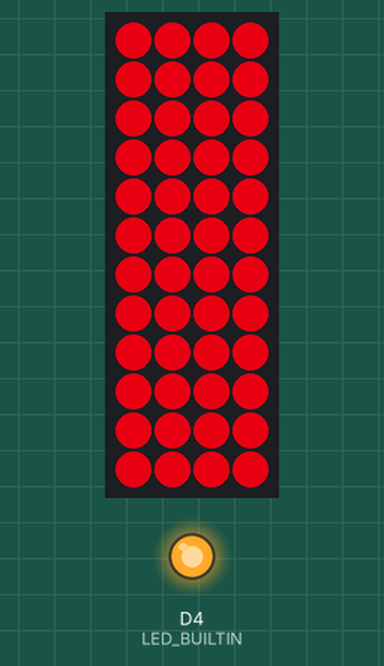
A program run on a simulated ESP8266 (Wemos D1 mini). Parts: 4×12 RGB LED matrix (first LED top left, wired row by row), output pins drawn as LEDs (lit = HIGH, except the on-board LED, lit = LOW). Dim RGB values are drawn brighter than linear.

Above: at 3.1 s.
At 7.1 s:
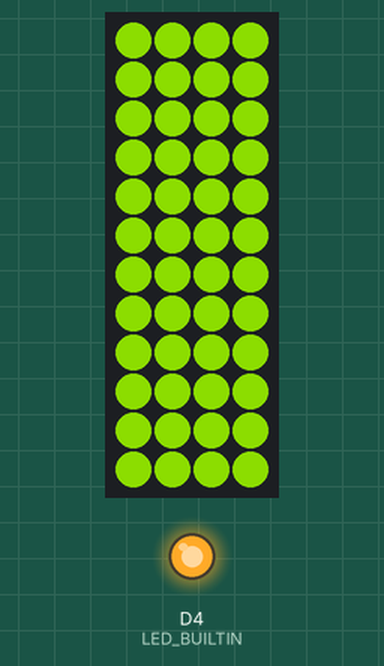
At 12.1 s:
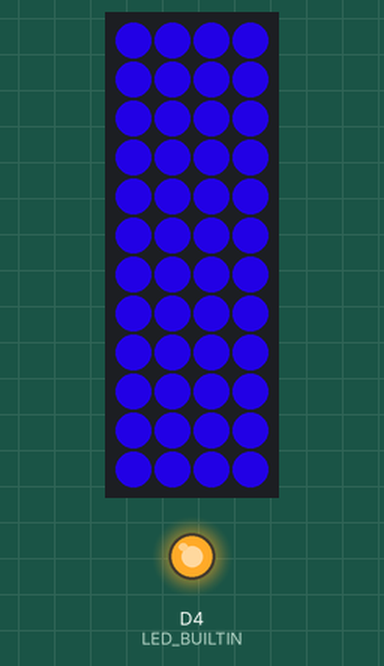
At 21.1 s:
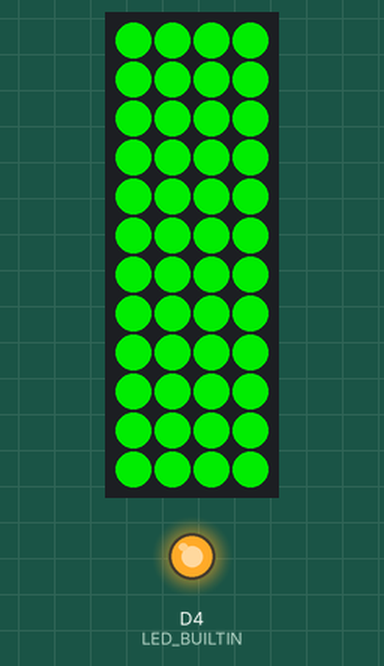
At 31.1 s:
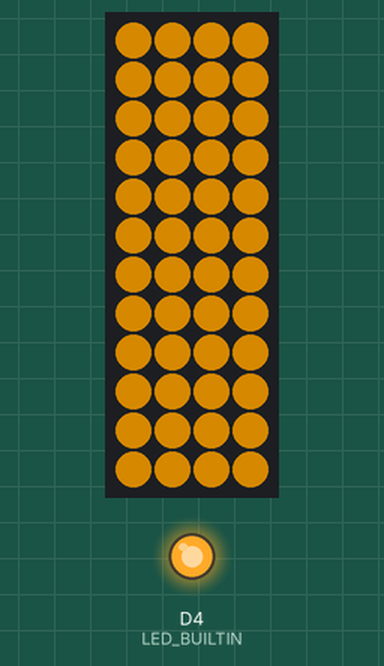
At 39.2 s:
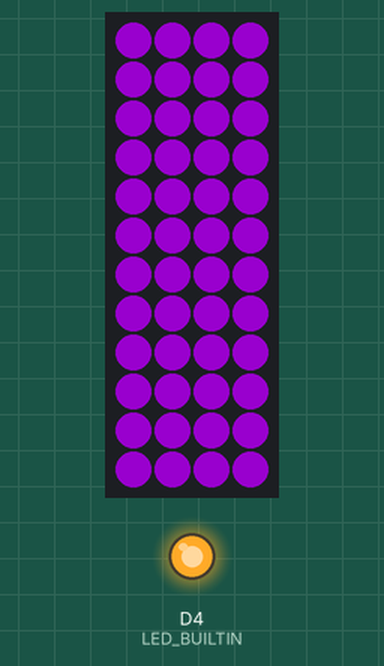

The program:

main.cpp
```cpp
#include <Arduino.h>       // Ардуино библиотека для управления платой
#define register
#include "FastLED.h"       // Библиотека для обращения к ленте

#include "ledMatrixLib.h"  // Моя библиотека для управления матрицей

/* Примечания к проекту:
*  1. Библиотека FastLed генерирует кучу предупреждений.
*     Чтобы их убрать, надо в файл c_cpp_properties.json в раздел "compilerArgs"
*     добавить три следующих флага: -Wmisleading-indentation", -Wdeprecated-declarations, -Wregister.
*/

/*=========================== Переменные ===========================================*/
LedMatrix ledMatrix;

/*=========================== Функции ===========================================*/
// Функция инициаилизации
void setup() {
  //----- Инициализация пинов МК ------
  // Защитная задержка в 3 секунды
  delay( 3000 );

  // Инициализация пина, отвечающего за светодиод на плате WemosD1
  pinMode(LED_BUILTIN, OUTPUT);

  // Зажигаем его (его управление инвертировано, LOW - светодиод горит)
  digitalWrite(LED_BUILTIN, LOW);

  //----- Инициализация матрицы из адресных светодиодов -----
  // Установка максимального напряжения и тока для ленты
  FastLED.setMaxPowerInVoltsAndMilliamps( VOLTS, MAX_MA);

  /* Добавление указателя на массив светодиодов и настроек ленты
   * WS2812 - тип ленты,
   * DATA_PIN - пин отправки данных,
   * GRB - порядок следования цветов,
   * ledMatrix.leds - указатель на массив светодиодов,
   * NUM_LEDS - всего светодиодов */
  FastLED.addLeds< WS2812, DATA_PIN, GRB>(ledMatrix.leds, NUM_LEDS);

  // Установка яркости и цвета всей ленты при включении
  FastLED.setBrightness(200); // Яркость: [0, 255]
  ledMatrix.setAllOneColor(CRGB::Bisque); // Цвет всей ленты
  FastLED.show(); // Отобразить все светодиоды
}

// Развернуть всё: ctrl + k + j
// Свернуть всё: ctrl + k + 0
// Доработать функцию setPixelXY() !!!!!!!!!!!!!!!!!!!!!!!!!!!!!!!!!!!!!!!!

byte counter;
void loop() {
  for (uint8_t i = 0; i < NUM_LEDS; i++) {
    ledMatrix.setAllOneColor(counter + i * 255 / NUM_LEDS);
  }
  counter+=10;        // counter меняется от 0 до 255 (тип данных byte)
  FastLED.show();
  delay(500);        // скорость движения радуги
}
```

ledMatrixLib.h
```cpp
#ifndef __LED_MATRIX_LIB_H
#define __LED_MATRIX_LIB_H

#include "FastLED.h"

/*=========================== Макросы ===========================================*/
//----- Настройки Ленты ------
#define NUM_LEDS     48      // Кол-во светодиодов в ленте
#define LED_TYPE     WS2812  // Тип светодиодной ленты
#define COLOR_ORDER  GRB     //
#define DATA_PIN     D5      // Пин данных
#define VOLTS        5       // Напряжение питания
#define MAX_MA       4000    // Максимальный ток в мА

//----- Настройки матрицы ------
#define MATRIX_WIDTH 4      // Длина матрицы (кол-во пикселей по горизонтали)
#define MATRIX_HEIGHT 12     // Ширина матрицы (кол-во пикселей по вертикали)

/*=========================== Переменные ===========================================*/
// Объявление класса для матрицы из светодиодов
class LedMatrix {
public:
    CRGB leds[NUM_LEDS];            // Массив, содержащий все пиксели матрицы

    void setPixelXY(uint8_t x, uint8_t y, uint8_t hue);
    void setPixelXY(uint8_t x, uint8_t y, const CRGB& color);
    void setAllOneColor(uint8_t hue);
    void setAllOneColor(const CRGB::HTMLColorCode& color);
};

#endif
```

ledMatrixLib.cpp
```cpp
#include "ledMatrixLib.h"

/** Установка цвета (цветового тона по модели HSV) конкретному пикселю
* @param:  x: координата пикселя по горизонтали [0, MATRIX_WIDTH]
* @param:  y: координата пикселя по вертикали [0, MATRIX_HEIGHT]
* @param:  hue: цвет (цветовой тон) - число в дипазано [0, 255]
* @retval: None
* @note:   Значения некоторых цветов (параметр hue):
*          hue = 0 - красный, 32 - оранжевый, 64 - жёлтый, 96 - зелёный, 128 - голубой,
*          160 - синий, 192 - фиолетовый, 222 - розовый, 255 - красный.
*/
void LedMatrix::setPixelXY(uint8_t x, uint8_t y, uint8_t hue) {
    // Проверка допустимого диапазона
    x %= MATRIX_WIDTH;
    y %= MATRIX_HEIGHT;

    // Установка цветового тона (цвета)
    leds[y + x*MATRIX_HEIGHT].setHue(hue);
}

/** Установка цвета (по модели RGB) конкретному пикселю
* @param:  x: координата пикселя по горизонтали [0, MATRIX_WIDTH]
* @param:  y: координата пикселя по вертикали [0, MATRIX_HEIGHT]
* @param:  color: цвет - объект класса CRGB или перечисления HTMLColorCode.
* @retval: None
* @note:   Значения для color указывается либо как конкретный цвет из перечисления: CRGB::Red,
*          либо вызывается один из конструкторов класса CRGB:
*          CRGB(red, green, blue), например: CRGB(106,153,85) - цвет комментариев в VScode,
*          CRGB(colorcode), например: CRGB(0x6A9955)
*/
void LedMatrix::setPixelXY(uint8_t x, uint8_t y, const CRGB& color) {
    // Проверка допустимого диапазона
    x %= MATRIX_WIDTH;
    y %= MATRIX_HEIGHT;

    // Установка цветового тона (цвета)
    leds[y + x*MATRIX_HEIGHT] = color;
}

/** Установка цвета (цветового тона по модели HSV) всем пикселям
* @param:  hue: цвет (цветовой тон) - число в дипазано [0, 255]
* @retval: None
* @note:   Значения некоторых цветов (параметр hue):
*          hue = 0 - красный, 32 - оранжевый, 64 - жёлтый, 96 - зелёный, 128 - голубой,
*          160 -   синий, 192 - фиолетовый, 222 - розовый, 255 - красный.
*/
void LedMatrix::setAllOneColor(uint8_t hue) {
    for (uint16_t i = 0; i < NUM_LEDS; i++) {
        leds[i].setHue(hue);
    }
}

/** Установка цвета (по модели RGB) всем пикселям
* @param:  color: цвет - объект класса CRGB или перечисления HTMLColorCode.
* @retval: None
* @note:   Значения для color указывается либо как конкретный цвет из перечисления: CRGB::Red,
*          либо вызывается один из конструкторов класса CRGB:
*          CRGB(red, green, blue), например: CRGB(106,153,85) - цвет комментариев в VScode,
*          CRGB(colorcode), например: CRGB(0x6A9955)
*/
void LedMatrix::setAllOneColor(const CRGB::HTMLColorCode& color) {
    for (uint16_t i = 0; i < NUM_LEDS; i++) {
        leds[i] = color;
    }
}
```
